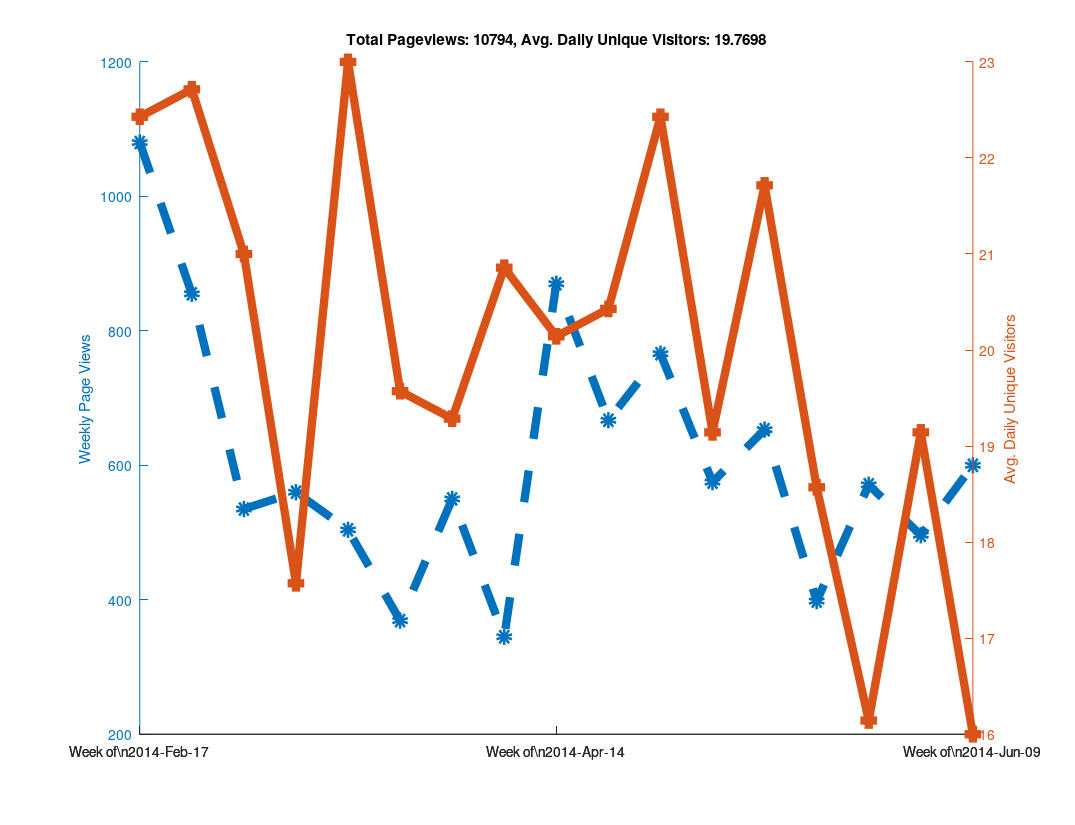

This chart was generated by the following MATLAB code:
clear all

% Github has a "traffic" page now, but it doesn't seem like you can
% put in an arbitrary date range?  When I looked at it, it showed the
% numbers of unique visitors and views for the last two weeks only...
% So as long as I check back at least once every two weeks I can keep
% a record of it?  Great...

% https://github.com/libMesh/libmesh/graphs/traffic

% Date, Views, Unique Visitors
data = {
    '2014-Feb-17', 274, 25
    '2014-Feb-18', 145, 30
    '2014-Feb-19', 129, 27
    '2014-Feb-20', 202, 24
    '2014-Feb-21', 240, 22
    '2014-Feb-22', 62,  17
    '2014-Feb-23', 28,  12
    '2014-Feb-24', 217, 19
    '2014-Feb-25', 90,  25
    '2014-Feb-26', 189, 36
    '2014-Feb-27', 112, 26
    '2014-Feb-28', 81,  20
    '2014-Mar-01', 113, 17
    '2014-Mar-02', 53,  16
    '2014-Mar-03', 41,  21
    '2014-Mar-04', 144, 35
    '2014-Mar-05', 51,  20
    '2014-Mar-06', 157, 25
    '2014-Mar-07', 50,  22
    '2014-Mar-08', 50,  11
    '2014-Mar-09', 42,  13
    '2014-Mar-10', 61,  16
    '2014-Mar-11', 27,  16
    '2014-Mar-12', 111, 20
    '2014-Mar-13', 66,  20
    '2014-Mar-14', 223, 25
    '2014-Mar-15', 46,   9
    '2014-Mar-16', 26,  17
    '2014-Mar-17', 80,  29
    '2014-Mar-18', 59,  30
    '2014-Mar-19', 85,  31
    '2014-Mar-20', 122, 18
    '2014-Mar-21', 61,  21
    '2014-Mar-22', 33,  18
    '2014-Mar-23', 64,  14
    '2014-Mar-24', 95,  24
    '2014-Mar-25', 75,  28
    '2014-Mar-26', 49,  18
    '2014-Mar-27', 57,  24
    '2014-Mar-28', 33,  16
    '2014-Mar-29', 41,  16
    '2014-Mar-30', 19,  11
    '2014-Mar-31', 52,  12
    '2014-Apr-01', 120, 21
    '2014-Apr-02', 68,  23
    '2014-Apr-03', 98,  28
    '2014-Apr-04', 77,  21
    '2014-Apr-05', 80,  15
    '2014-Apr-06', 55,  15
    '2014-Apr-07', 71,  31
    '2014-Apr-08', 84,  26
    '2014-Apr-09', 33,  18
    '2014-Apr-10', 32,  16
    '2014-Apr-11', 51,  20
    '2014-Apr-12', 25,  15
    '2014-Apr-13', 49,  20
    '2014-Apr-14', 120, 23
    '2014-Apr-15', 191, 27
    '2014-Apr-16', 219, 24
    '2014-Apr-17', 216, 30
    '2014-Apr-18', 63,  19
    '2014-Apr-19', 36,  11
    '2014-Apr-20', 25,   7
    '2014-Apr-21', 115, 24
    '2014-Apr-22', 128, 31
    '2014-Apr-23', 87,  25
    '2014-Apr-24', 108, 23
    '2014-Apr-25', 111, 20
    '2014-Apr-26', 89,   9
    '2014-Apr-27', 29,  11
    '2014-Apr-28', 177, 28
    '2014-Apr-29', 170, 27
    '2014-Apr-30', 183, 28
    '2014-May-01', 97,  25
    '2014-May-02', 64,  23
    '2014-May-03', 43,  12
    '2014-May-04', 32,  14
    '2014-May-05', 125, 28
    '2014-May-06', 68,  24
    '2014-May-07', 68,  19
    '2014-May-08', 114, 14
    '2014-May-09', 47,  20
    '2014-May-10', 139, 20
    '2014-May-11', 14,   9
    '2014-May-12', 90,  27
    '2014-May-13', 92,  22
    '2014-May-14', 197, 32
    '2014-May-15', 140, 26
    '2014-May-16', 59,  20
    '2014-May-17', 21,  9
    '2014-May-18', 54,  16
    '2014-May-19', 117, 28
    '2014-May-20', 47,  18
    '2014-May-21', 55,  19
    '2014-May-22', 77,  26
    '2014-May-23', 28,  12
    '2014-May-24', 38,  13
    '2014-May-25', 36,  14
    '2014-May-26', 44,  13
    '2014-May-27', 166, 24
    '2014-May-28', 139, 20
    '2014-May-29', 67,  25
    '2014-May-30', 73,  11
    '2014-May-31', 60,  9
    '2014-Jun-01', 22,  11
    '2014-Jun-02', 87,  18
    '2014-Jun-03', 103, 31
    '2014-Jun-04', 105, 27
    '2014-Jun-05', 74,  22
    '2014-Jun-06', 55,  16
    '2014-Jun-07', 53,  15
    '2014-Jun-08', 19,  5
    '2014-Jun-09', 91,  14
    '2014-Jun-10', 136, 19
    '2014-Jun-11', 104, 27
    '2014-Jun-12', 195, 22
    '2014-Jun-13', 51,  18
    '2014-Jun-14', 4,   4
    '2014-Jun-15', 19,  8
    '2014-Jun-16', 86,  19
    '2014-Jun-17', 60,  20
    '2014-Jun-18', 115, 25
    '2014-Jun-19', 73,  20
    '2014-Jun-20', 24,  12
    '2014-Jun-21', 12,  4
    '2014-Jun-22', 30,  10
    };

% length works like you would expect it to for cell arrays.
N=length(data);

% A cell array of strings holding just the dates
dates = {data{:,1}};

% Note the extra square brackets!  This seems to be required (at least
% in Octave) to catch the output of data{:,2} as an array.
views = [data{:,2}];
visitors = [data{:,3}];



% 1.) Make daily plot - You can do this, but it gets a bit hard to read

%% % Can't plot string data automatically?
%% x=linspace(1,N,N);
%%
%% % Only way to set linestyles with plotyy is after the fact, apparently.
%% % plotyy returns the axis handle first, followed by the two plot handles.
%% clf;
%% hold on;
%% [haxis, h1, h2] = plotyy(x, views, x, visitors);
%%
%% % Label the axes
%% ylabel (haxis(1), 'Daily Page Views');
%% ylabel (haxis(2), 'Daily Unique Visitors');
%%
%% % Totaling unique visitors doesn't really mean much...
%% title (['Total Pageviews: ', num2str(sum(views)), ', Avg. Daily Unique Visitors: ', num2str(mean(visitors))]);
%%
%% % Make thick lines - this looks better in PDF
%% set([h1, h2], 'linewidth', 6);
%%
%% % Turn on markers
%% set(h1, 'marker', 'o');
%% set(h2, 'marker', 's');
%%
%% % Set marker size
%% set([h1, h2], 'markersize', 6);
%%
%% % Make dashed line?  Aquaterm doesn't seem to properly display this, but it
%% % does work in the PDF!
%% set(h1, 'linestyle', '--');
%%
%% % Set the xticks and labels so that it shows dates instead of numbers.
%% xticksat = [1 length(x)];
%% set(haxis, 'xtick', xticksat);
%%
%% for i=1:length(xticksat)
%%   xtlabels{i} = data{xticksat(i), 1};
%% end
%% set(haxis, 'xticklabel', xtlabels);
%%
%% % Print to PDF
%% set (gcf, "paperposition", [0.25, 0.25, 10.75, 8.25]);
%% set (gcf, "papersize", [11, 8.5]);
%% set (gcf, "paperorientation", 'landscape');
%%
%% % Make a PDF of this plot.
%% print('-dpdf', 'github_traffic.pdf', '-FHelvetica:20');



% 2.) Make weekly plot - the data is naturally week-periodic
week_indexes = 1:7:N;

% Get total views and average unique viewers for each week
week_views = [];
week_visitors = [];
  for i=1:length(week_indexes)-1
  start = week_indexes(i);
  stop = week_indexes(i+1) - 1;
  week_views(end+1) = sum(views(start:stop));
  week_visitors(end+1) = mean(visitors(start:stop));
end

clf;
hold on;

x=linspace(1, length(week_views), length(week_views));
[haxis, h1, h2] = plotyy(x, week_views, x, week_visitors);

% Label the axes
ylabel (haxis(1), 'Weekly Page Views');
ylabel (haxis(2), 'Avg. Daily Unique Visitors');

% Totaling unique visitors doesn't really mean much...
title (['Total Pageviews: ', num2str(sum(views)), ', Avg. Daily Unique Visitors: ', num2str(mean(visitors))]);

% Make thick lines - this looks better in PDF
set([h1, h2], 'linewidth', 6);

% Turn on markers
set(h1, 'marker', 'o');
set(h2, 'marker', 's');

% Set marker size
set([h1, h2], 'markersize', 6);

% Make dashed line?  Aquaterm doesn't seem to properly display this, but it
% does work in the PDF!
set(h1, 'linestyle', '--');

% Set the xticks and labels so that it shows dates instead of numbers.
xticksat = [1 ceil(length(x)/2) length(x)];
set(haxis, 'xtick', xticksat);

for i=1:length(xticksat)
  xtlabels{i} = ['Week of\n', data{week_indexes(xticksat(i)), 1}];
end
set(haxis, 'xticklabel', xtlabels);

% Print to PDF
set (gcf, "papersize", [11, 8.5]);
set (gcf, "paperorientation", 'landscape');

% I was using these paper settings in older versions of Octave, but
% they changed in 3.8.0
is_380 = strcmp(version(), '3.8.0');

if (!is_380)
  set (gcf, "paperposition", [0.25, 0.25, 10.75, 8.25]);
else
  % In Octave 3.8.0, the default paperposition is [0.25000, 2.50000, 8.00000, 6.00000],
  % the third number makes the plot taller instead of wider!
  set (gcf, "paperposition", [0.25, 0.25, 8.0, 10.5]);
end

% Make a PDF of this plot.
print('-dpdf', 'weekly_github_traffic.pdf', '-FHelvetica:20');



% 3.) Make monthly plot - not enough data to be interesting yet...

%% month_intervals = {'2014-Feb-17', '2014-Mar-17', '2014-Apr-17'};
%%
%% % Numerical indexes of the month intervals
%% month_indexes = [];
%%
%% for i=1:length(month_intervals)
%%   % Calling 'strcmp' on a cell array of strings returns an array of 0s
%%   % and 1s, then 'find' returns the non-zero index.  The 'end' keyword
%%   % is used to append to the array.
%%   month_indexes(end+1) = find(strcmp(month_intervals{i}, dates));
%% end
%%
%% % Get total views and average unique viewers for each month
%% month_views = [];
%% month_visitors = [];
%%   for i=1:length(month_indexes)-1
%%   start = month_indexes(i);
%%   stop = month_indexes(i+1) - 1;
%%   month_views(end+1) = sum(views(start:stop));
%%   month_visitors(end+1) = mean(visitors(start:stop));
%% end
%%
%% clf;
%% hold on;
%% x=linspace(1, length(month_views), length(month_views));
%% [haxis, h1, h2] = plotyy(x, month_views, x, month_visitors);
